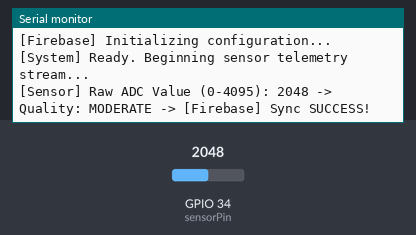
A sketch run on a simulated ESP32. Shown: the last lines printed to the serial monitor. The test bench sets the inputs (shaded band); at power-on: GPIO 34 (sensorPin) = 2048. WiFi joins after 1.5 s; servers stay silent unless stated.

Above: at 3.7 s.
3.8 s: GPIO 34 (sensorPin) set to 2440
At 5.5 s:
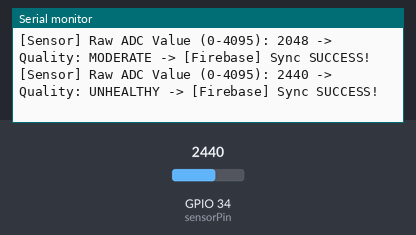
6.8 s: GPIO 34 (sensorPin) set to 3240
At 9.5 s:
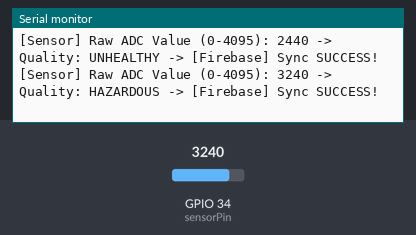
9.8 s: GPIO 34 (sensorPin) set to 1560
At 11.2 s:
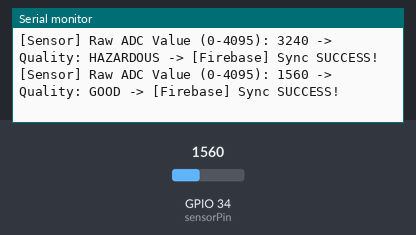
12.8 s: GPIO 34 (sensorPin) set to 760
At 15.5 s:
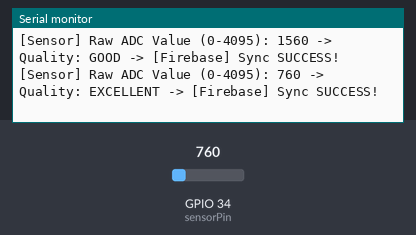

Measured:
- after the input at 3.8 s, the serial monitor: prints a new line after 0.78 s (image 1)
- after the input at 6.8 s, the serial monitor: prints a new line after 1.8 s (image 2)
- after the input at 9.8 s, the serial monitor: prints a new line after 0.78 s (image 3)
- after the input at 12.8 s, the serial monitor: prints a new line after 1.8 s (image 4)

The sketch:

esp32_air_quality.ino
```cpp
/*
 * ======================================================================================
 * AeroPulse IoT - ESP32 Air Quality Sensor to Firebase Realtime Database
 * ======================================================================================
 *
 * Hardware Requirements:
 * - ESP32 Development Board (e.g. ESP32 NodeMCU / ESP32 WROOM-32)
 * - Analog Air Quality / Gas Sensor (e.g., MQ-135, MQ-2, MQ-7, or similar)
 * - Jumper wires & Breadboard
 *
 * Pin Connections:
 * - Sensor VCC  -> ESP32 5V (or 3.3V depending on module)
 * - Sensor GND  -> ESP32 GND
 * - Sensor AOUT -> ESP32 GPIO 34 (Analog Input Pin - ADC1)
 *
 * Required Libraries (Install via Arduino Library Manager):
 * 1. "Firebase ESP Client" by Mobizt (v4.4.14 or later)
 * 2. "WiFi" (Built-in for ESP32)
 * ======================================================================================
 */

#include <Arduino.h>
#include <WiFi.h>                  // Use <ESP8266WiFi.h> if using an ESP8266
#include <Firebase_ESP_Client.h>   // Install via Library Manager

// Provide the token generation process info
#include <addons/TokenHelper.h>
// Provide the RTDB payload printing info and other helper functions
#include <addons/RTDBHelper.h>

// 1. Put your Wi-Fi credentials here
#define WIFI_SSID "YOUR_WIFI_NAME"
#define WIFI_PASSWORD "YOUR_WIFI_PASSWORD"

// 2. Put your Firebase credentials here
// API Key is found in Firebase Console -> Project Settings -> General -> Web API Key
#define API_KEY "YOUR_FIREBASE_API_KEY"
// Database URL format: https://<PROJECT_ID>-default-rtdb.firebaseio.com (without trailing slash)
#define DATABASE_URL "https://YOUR_PROJECT_ID-default-rtdb.firebaseio.com"

// Define Firebase Data objects
FirebaseData fbdo;
FirebaseAuth auth;
FirebaseConfig config;

// Analog pin where your sensor is connected (GPIO 34 is an input-only ADC1 pin)
const int sensorPin = 34;

// Timing variables
unsigned long lastSendTime = 0;
const unsigned long sendInterval = 2000; // Send reading every 2000ms (2 seconds)

void setup() {
  Serial.begin(115200);
  delay(1000);

  Serial.println();
  Serial.println("==================================================");
  Serial.println("     AeroPulse IoT - ESP32 Air Quality Node       ");
  Serial.println("==================================================");

  // Set ADC attenuation to 11dB (0 - 3.3V range for full 12-bit ADC 0 - 4095)
  // Compatible with all ESP32 Arduino Core versions (v2.x & v3.x)
  #if defined(ADC_11db)
    analogSetAttenuation(ADC_11db);
  #elif defined(ADC_ATTEN_DB_11)
    analogSetAttenuation(ADC_ATTEN_DB_11);
  #elif defined(ADC_ATTEN_DB_12)
    analogSetAttenuation(ADC_ATTEN_DB_12);
  #endif

  // Connect to Wi-Fi
  Serial.print("Connecting to Wi-Fi: ");
  Serial.println(WIFI_SSID);
  WiFi.mode(WIFI_STA);
  WiFi.begin(WIFI_SSID, WIFI_PASSWORD);

  int wifiAttempts = 0;
  while (WiFi.status() != WL_CONNECTED && wifiAttempts < 40) {
    delay(300);
    Serial.print(".");
    wifiAttempts++;
  }

  if (WiFi.status() == WL_CONNECTED) {
    Serial.println("\n[WiFi] Connected successfully!");
    Serial.print("[WiFi] IP Address: ");
    Serial.println(WiFi.localIP());
    Serial.print("[WiFi] RSSI Signal: ");
    Serial.print(WiFi.RSSI());
    Serial.println(" dBm");
  } else {
    Serial.println("\n[WiFi] Failed to connect! Please check your SSID and password.");
  }

  // Initialize Firebase
  Serial.println("[Firebase] Initializing configuration...");
  config.api_key = API_KEY;
  config.database_url = DATABASE_URL;
  config.signer.test_mode = true; // Bypasses auth when database is in test mode (.read/.write = true)

  // Assign callback function for long running token generation task
  config.token_status_callback = tokenStatusCallback;

  Firebase.begin(&config, &auth);
  Firebase.reconnectWiFi(true);

  // Set database read timeout
  fbdo.setResponseSize(1024);

  Serial.println("[System] Ready. Beginning sensor telemetry stream...");
}

void loop() {
  // Check if 2 seconds have passed since last reading
  if (millis() - lastSendTime >= sendInterval) {
    lastSendTime = millis();

    // Ensure WiFi is connected
    if (WiFi.status() != WL_CONNECTED) {
      Serial.println("[WiFi] Reconnecting...");
      WiFi.reconnect();
      return;
    }

    // Take multiple samples and average them to eliminate electronic noise
    int rawSum = 0;
    const int sampleCount = 10;
    for (int i = 0; i < sampleCount; i++) {
      rawSum += analogRead(sensorPin);
      delay(5);
    }
    int airQualityReading = rawSum / sampleCount;

    Serial.print("[Sensor] Raw ADC Value (0-4095): ");
    Serial.print(airQualityReading);

    // Estimate air status for Serial Monitor
    if (airQualityReading < 800) {
      Serial.print(" -> Quality: EXCELLENT");
    } else if (airQualityReading < 1600) {
      Serial.print(" -> Quality: GOOD");
    } else if (airQualityReading < 2400) {
      Serial.print(" -> Quality: MODERATE");
    } else if (airQualityReading < 3200) {
      Serial.print(" -> Quality: UNHEALTHY");
    } else {
      Serial.print(" -> Quality: HAZARDOUS");
    }

    // Send data to Firebase under the path "sensor/air_quality"
    if (Firebase.ready()) {
      if (Firebase.RTDB.setInt(&fbdo, "sensor/air_quality", airQualityReading)) {
        Serial.println(" -> [Firebase] Sync SUCCESS!");
      } else {
        Serial.print(" -> [Firebase] Sync ERROR: ");
        Serial.println(fbdo.errorReason());
      }
    } else {
      Serial.println(" -> [Firebase] Client not ready");
    }
  }
}
```
